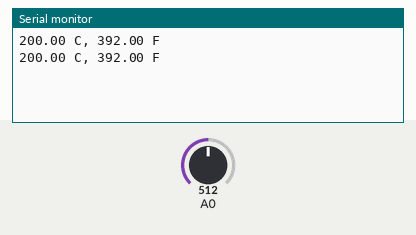
Simulated run of this program. Board: Arduino Uno, built with avr-gcc and run on an emulated ATmega328P. Shown: the last lines printed to the serial monitor. The inputs (shaded band) are chosen by the test bench; at power-on: A0 = 512.

Above: at 2.8 s.
2.9 s: A0 set to 716
At 5.2 s:
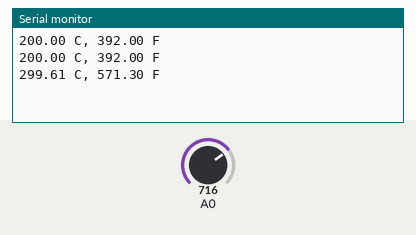
5.6 s: A0 set to 900
At 7.0 s:
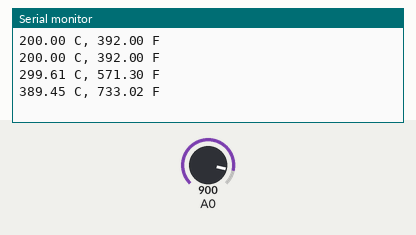
Timing chart, 0 to 8.6 s (numbered marks = the images above; inputs shaded):
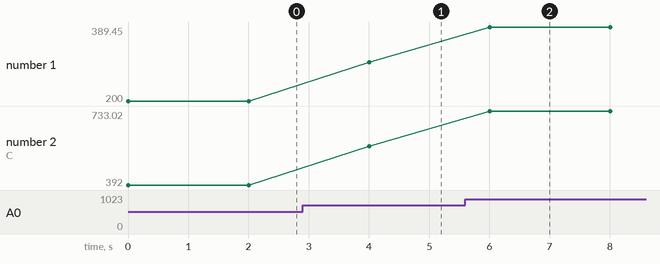

The program:

main.cpp
```cpp
#include <Arduino.h>

/*
 * Function prototypes.
 */
float getVoltage(int pin);

/*
 * Simple program to output the current temperature via serial
 * using the TMP36 sensor.
 */

// TMP36 signal pin on analog pin 0
int temperaturePin = 0;

void setup()
{
  Serial.begin(9600);
}

void loop() {
  float temperature = getVoltage(temperaturePin);

  temperature = (temperature - 0.5) * 100;

  float temperatureF = (temperature * 1.8) + 32;

  Serial.print(temperature, 2);
  Serial.print(" C, ");
  Serial.print(temperatureF, 2);
  Serial.println(" F");

  delay(2000);
}

float getVoltage(int pin) {
  return (analogRead(pin) * 0.004882814);
}
```

Measured:
- after the input at 2.9 s, the serial monitor: prints a new line after 1.1 s (image 1)
- after the input at 5.6 s, the serial monitor: prints a new line after 0.40 s (image 2)
- plotted number 1: 200 → 299.61 after the input at 2.9 s, 299.61 → 389.45 after the input at 5.6 s
- plotted number 2: 392 → 571.3 after the input at 2.9 s, 571.3 → 733.02 after the input at 5.6 s
